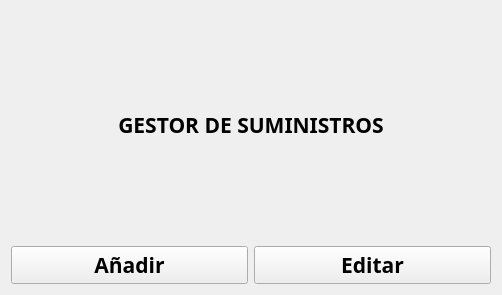
<?xml version="1.0" encoding="UTF-8"?>
<ui version="4.0">
 <class>segunda_vista</class>
 <widget class="QWidget" name="segunda_vista">
  <property name="geometry">
   <rect>
    <x>0</x>
    <y>0</y>
    <width>502</width>
    <height>295</height>
   </rect>
  </property>
  <property name="windowTitle">
   <string>Form</string>
  </property>
  <layout class="QGridLayout" name="gridLayout">
   <item row="0" column="0">
    <layout class="QVBoxLayout" name="verticalLayout">
     <item>
      <widget class="QLabel" name="label">
       <property name="font">
        <font>
         <family>Berlin Sans FB Demi</family>
         <pointsize>16</pointsize>
         <weight>75</weight>
         <bold>true</bold>
        </font>
       </property>
       <property name="text">
        <string>&lt;html&gt;&lt;head/&gt;&lt;body&gt;&lt;p align=&quot;center&quot;&gt;GESTOR DE SUMINISTROS&lt;/p&gt;&lt;/body&gt;&lt;/html&gt;</string>
       </property>
      </widget>
     </item>
     <item>
      <layout class="QHBoxLayout" name="horizontalLayout">
       <item>
        <widget class="QPushButton" name="pushButton">
         <property name="font">
          <font>
           <family>Berlin Sans FB Demi</family>
           <pointsize>16</pointsize>
           <weight>75</weight>
           <bold>true</bold>
          </font>
         </property>
         <property name="text">
          <string>Añadir</string>
         </property>
         <property name="icon">
          <iconset resource="Icons.qrc">
           <normaloff>:/3440904_add_icon.png</normaloff>:/3440904_add_icon.png</iconset>
         </property>
         <property name="iconSize">
          <size>
           <width>75</width>
           <height>75</height>
          </size>
         </property>
        </widget>
       </item>
       <item>
        <widget class="QPushButton" name="pushButton_2">
         <property name="font">
          <font>
           <family>Berlin Sans FB Demi</family>
           <pointsize>16</pointsize>
           <weight>75</weight>
           <bold>true</bold>
          </font>
         </property>
         <property name="text">
          <string>Editar</string>
         </property>
         <property name="icon">
          <iconset resource="Icons.qrc">
           <normaloff>:/314724_document_edit_icon.png</normaloff>:/314724_document_edit_icon.png</iconset>
         </property>
         <property name="iconSize">
          <size>
           <width>75</width>
           <height>75</height>
          </size>
         </property>
        </widget>
       </item>
      </layout>
     </item>
    </layout>
   </item>
  </layout>
 </widget>
 <resources>
  <include location="Icons.qrc"/>
 </resources>
 <connections/>
</ui>
